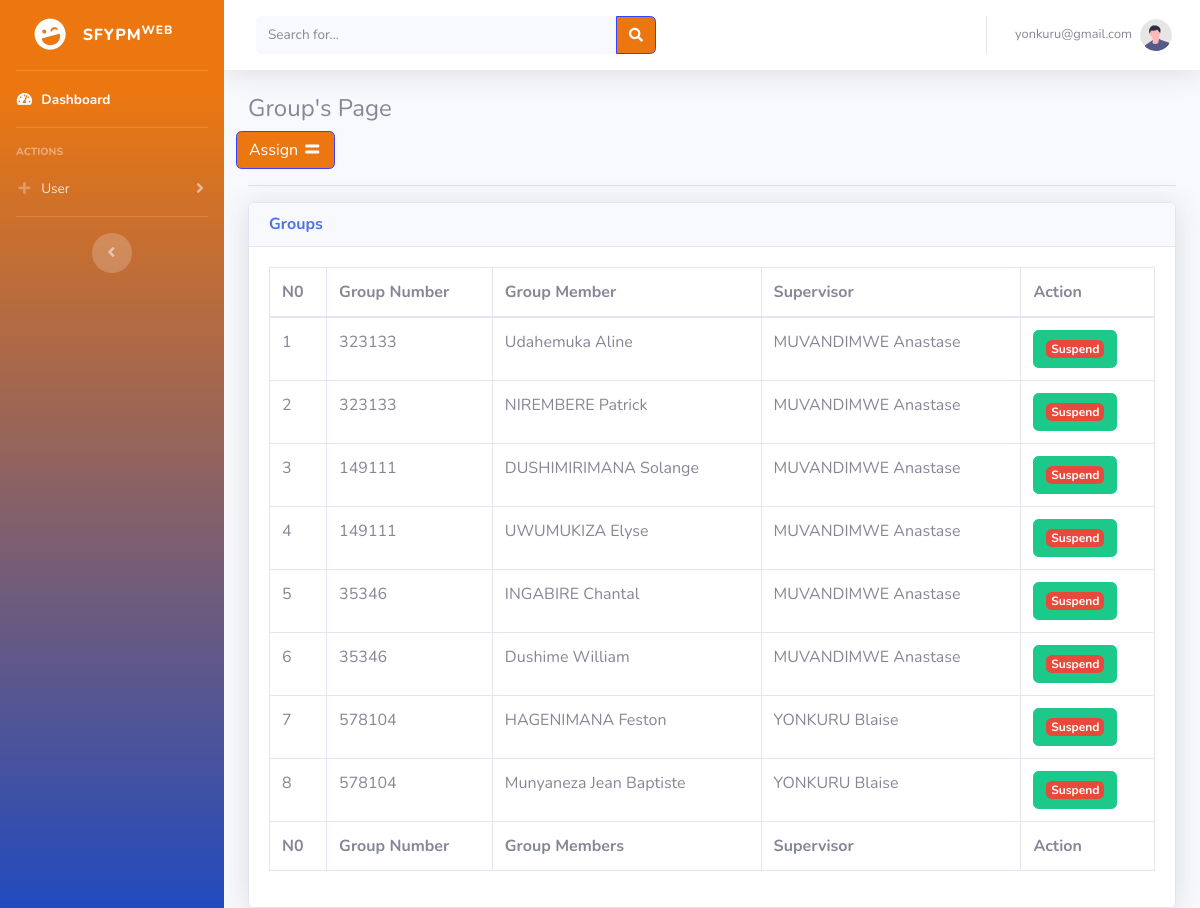
Page /hod/groups.php (signed in) on the committed database.
### tables this page shows
CREATE TABLE `tbl_group` (
  `gid` int(11) NOT NULL,
  `groupNumber` int(10) NOT NULL,
  `studentOne` int(11) NOT NULL,
  `studentTwo` int(11) NOT NULL,
  `superVisorID` int(11) DEFAULT NULL,
  `CreatedOne` date NOT NULL DEFAULT current_timestamp(),
  `status` int(3) NOT NULL
);

CREATE TABLE `tbl_students` (
  `sID` int(11) NOT NULL,
  `fname` varchar(50) NOT NULL,
  `lname` varchar(50) NOT NULL,
  `reg_number` varchar(18) NOT NULL,
  `email` varchar(200) NOT NULL,
  `phoneNumber` varchar(18) NOT NULL,
  `password` varchar(255) NOT NULL,
  `Department` varchar(100) NOT NULL,
  `Academic_Year` varchar(20) NOT NULL,
  `date` timestamp NOT NULL DEFAULT current_timestamp(),
  `status` int(3) NOT NULL,
  `groupStatsu` varchar(15) DEFAULT NULL
);

CREATE TABLE `tbl_users` (
  `uid` int(11) NOT NULL,
  `fname` varchar(80) NOT NULL,
  `lname` varchar(80) NOT NULL,
  `phoneNumber` varchar(18) NOT NULL,
  `email` varchar(100) NOT NULL,
  `password` varchar(255) NOT NULL,
  `userType` varchar(12) NOT NULL,
  `date` timestamp NOT NULL DEFAULT current_timestamp(),
  `status` int(3) NOT NULL
);

### hod/groups.php (the view, shortened to what this page needs)
<?php
include('../include/config.php');
if (strlen($_SESSION['email']) == 0) {
    header('location:../login.php');
} else {
?>
<!DOCTYPE html>
<html lang="en">
<head>
    <link href="../plugins/vendor/fontawesome-free/css/all.min.css" rel="stylesheet" type="text/css">
    <link href="../plugins/css/sb-admin-2.css" rel="stylesheet">
</head>
<body id="page-top">
    <div id="wrapper">
        <?php
            include 'include/sidebar.php';
       ?>
        <div id="content-wrapper" class="d-flex flex-column">
            <div id="content">
                <?php
                        include 'include/topbar.php'
                   ?>
                <div class="container-fluid">
                    <h4>
                        Group's Page
                    </h4>
                    <div class="row">
                        <a href="#" class="btn btn-primary" data-toggle="modal" data-target="#GroupyModal">Assign <i
                                class="fas fa-fw fa-equals"></i></a>
                    </div>
                    <hr>
                    <div class="card shadow mb-12">
                        <div class="card-header py-12">
                            <h6 class="m-0 font-weight-bold text-primary">Groups</h6>
                        </div>
                        <div class="card-body">
                            <div class="table-responsive">
                                <table class="table table-bordered" id="dataTable" width="100%" cellspacing="0">
                                    <thead>
                                        <tr>
                                            <th>N0</th>
                                            <th>Group Number</th>
                                            <th>Group Member</th>
                                            <th>Supervisor</th>
                                            <th>Action</th>
                                        </tr>
                                    </thead>
                                    <tfoot>
                                        <tr>
                                            <th>N0</th>
                                            <th>Group Number</th>
                                            <th>Group Members</th>
                                            <th>Supervisor</th>
                                            <th>Action</th>
                                        </tr>
                                    </tfoot>
                                    <tbody>
                                        <tr>
                                            <?php
                                            $query = mysqli_query($con,"SELECT tbl_students.fname as StuFname,
                                            tbl_students.lname as StuLname, tbl_group.groupNumber as groupNumber,tbl_group.gid as gid,
                                             tbl_users.lname as slname,tbl_users.fname as sfname FROM `tbl_group`
                                             LEFT JOIN tbl_students ON tbl_group.studentOne= tbl_students.sID OR
                                             tbl_group.studentTwo= tbl_students.sID LEFT JOIN tbl_users ON
                                             tbl_users.uid = tbl_group.superVisorID WHERE tbl_group.status='1'
                                             OR tbl_group.status='2'");
                                            if (mysqli_num_rows($query)<=0) {
                                                ?>
                                            <h1 style="color: red;">No data Founds !</h1>
                                            <?php
                                            } else {
                                            $number=1;
                                                while ($row1 = mysqli_fetch_array($query)) {
                                        ?>
                                            <td><?php echo $number;?></td>
                                            <td><?php echo $row1['groupNumber'];?></td>
                                            <td><?php echo $row1['StuFname'] . " ".$row1['StuLname'];?></td>
                                            <td><?php echo $row1['slname'] . " " . $row1['sfname'];?></td>
                                            <td>
                                                <a href="groups.php?del=<?php echo $row1['gid'];?>" class="btn btn-success"><span
                                                        class='badge bg-danger'>Suspend</span></a>
                                            </td>
                                        </tr>
                                        <?php
                                        $number+=1;
                                                    }
                                                }
                                        ?>
                                    </tbody>
                                </table>
                            </div>
                        </div>
                    </div>
                </div>
            </div>
        </div>
</body>
</html>
<?php
    }
?>

### rows in the picture
tbl_group: groupNumber "323133", studentOne.fname "Udahemuka", studentOne.lname "Aline", superVisorID.lname "MUVANDIMWE", superVisorID.fname "Anastase", studentTwo.fname "NIREMBERE", studentTwo.lname "Patrick"
tbl_group: groupNumber "149111", studentTwo.fname "DUSHIMIRIMANA", studentTwo.lname "Solange", superVisorID.lname "MUVANDIMWE", superVisorID.fname "Anastase", studentOne.fname "UWUMUKIZA", studentOne.lname "Elyse"
tbl_group: groupNumber "35346", studentOne.fname "INGABIRE", studentOne.lname "Chantal", superVisorID.lname "MUVANDIMWE", superVisorID.fname "Anastase", studentTwo.fname "Dushime", studentTwo.lname "William"
tbl_group: groupNumber "578104", studentTwo.fname "HAGENIMANA", studentTwo.lname "Feston", superVisorID.lname "YONKURU", superVisorID.fname "Blaise", studentOne.fname "Munyaneza", studentOne.lname "Jean Baptiste"

### other values in the picture
$_SESSION['email'] "yonkuru@gmail.com"
